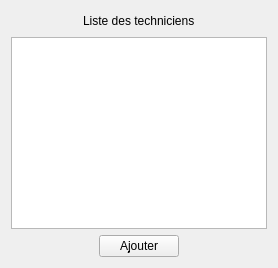
       <widget class="QWidget" name="tabTechniciens">
        <attribute name="icon">
         <iconset resource="icones.qrc">
          <normaloff>:/images/mecano</normaloff>:/images/mecano</iconset>
        </attribute>
        <attribute name="title">
         <string>Techniciens</string>
        </attribute>
        <layout class="QVBoxLayout" name="verticalLayout_3">
         <item>
          <layout class="QVBoxLayout" name="verticalLayout_2">
           <item>
            <layout class="QHBoxLayout" name="horizontalLayout_24">
             <item>
              <spacer name="horizontalSpacer_31">
               <property name="orientation">
                <enum>Qt::Horizontal</enum>
               </property>
               <property name="sizeHint" stdset="0">
                <size>
                 <width>40</width>
                 <height>20</height>
                </size>
               </property>
              </spacer>
             </item>
             <item>
              <widget class="QLabel" name="label_49">
               <property name="text">
                <string>Liste des techniciens</string>
               </property>
              </widget>
             </item>
             <item>
              <spacer name="horizontalSpacer_32">
               <property name="orientation">
                <enum>Qt::Horizontal</enum>
               </property>
               <property name="sizeHint" stdset="0">
                <size>
                 <width>40</width>
                 <height>20</height>
                </size>
               </property>
              </spacer>
             </item>
            </layout>
           </item>
           <item>
            <widget class="QTableView" name="tableViewTechniciens"/>
           </item>
           <item>
            <layout class="QHBoxLayout" name="horizontalLayout_25">
             <item>
              <spacer name="horizontalSpacer_33">
               <property name="orientation">
                <enum>Qt::Horizontal</enum>
               </property>
               <property name="sizeHint" stdset="0">
                <size>
                 <width>40</width>
                 <height>20</height>
                </size>
               </property>
              </spacer>
             </item>
             <item>
              <widget class="QPushButton" name="pushButtonAddTechnicien">
               <property name="text">
                <string>A&amp;jouter</string>
               </property>
              </widget>
             </item>
             <item>
              <spacer name="horizontalSpacer_34">
               <property name="orientation">
                <enum>Qt::Horizontal</enum>
               </property>
               <property name="sizeHint" stdset="0">
                <size>
                 <width>40</width>
                 <height>20</height>
                </size>
               </property>
              </spacer>
             </item>
            </layout>
           </item>
          </layout>
         </item>
        </layout>
       </widget>
